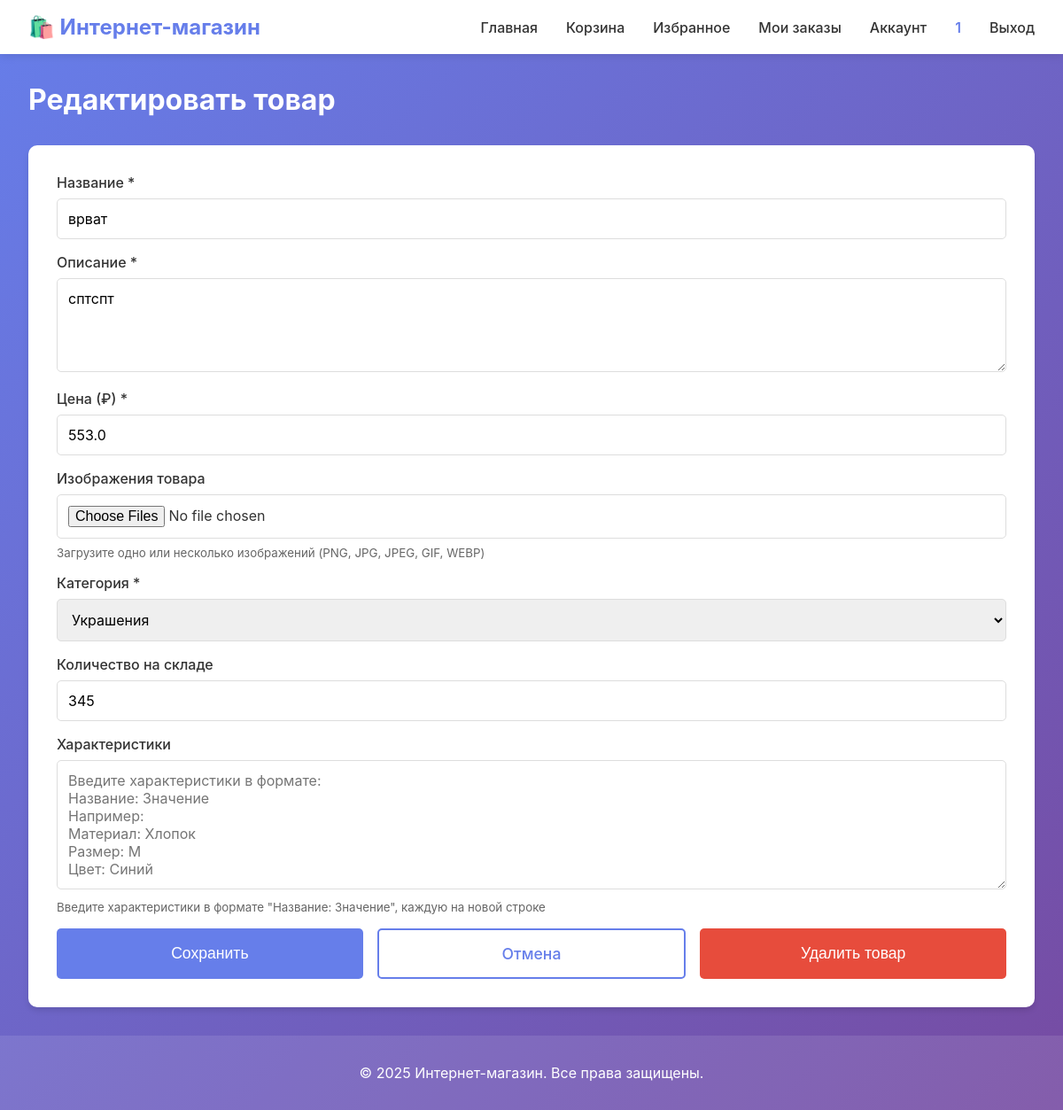
Before: /product/3/edit (signed in) with the older database file.
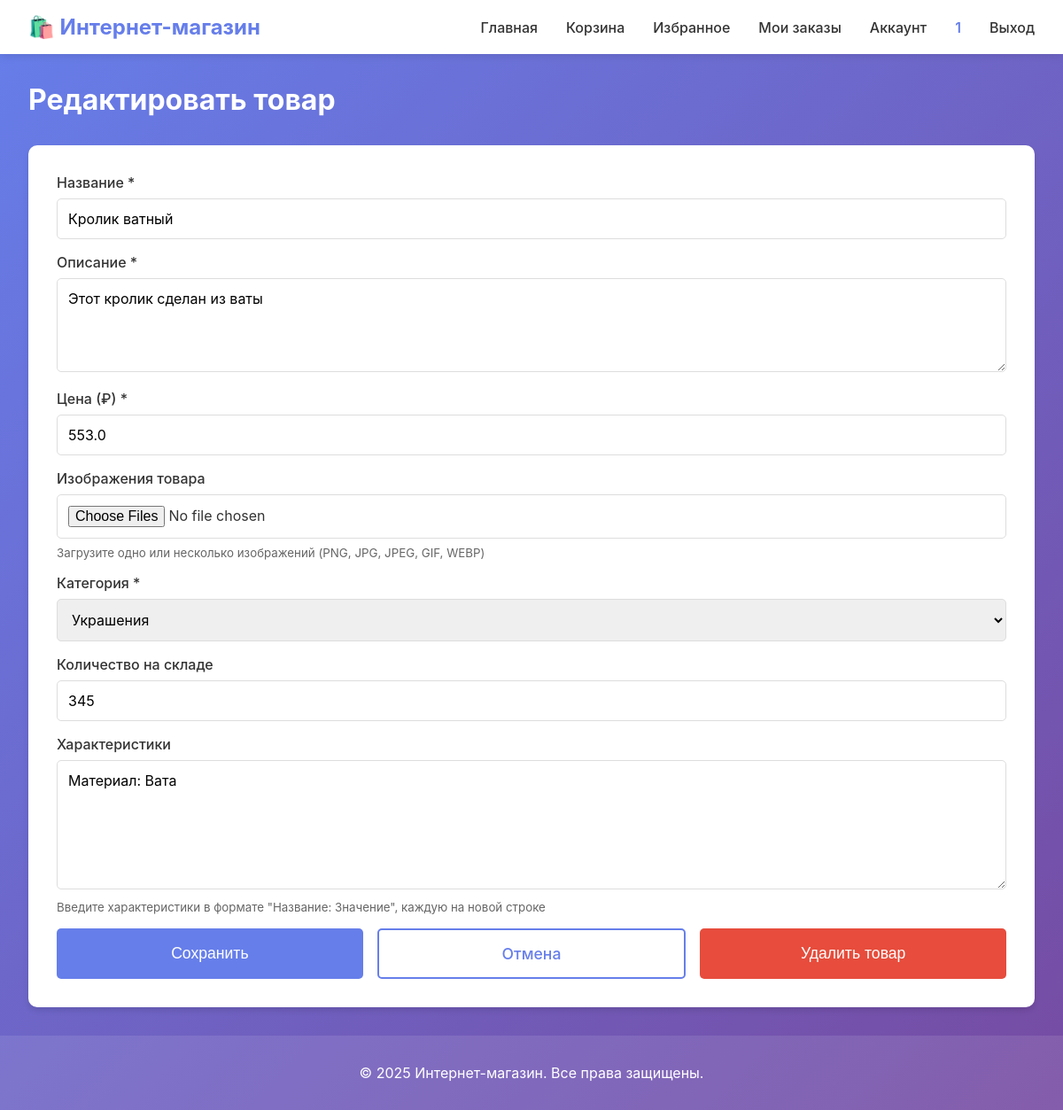
After: the same page with the newer database file.
### tables this page shows
CREATE TABLE products
                 (id INTEGER PRIMARY KEY AUTOINCREMENT,
                  name TEXT NOT NULL,
                  description TEXT,
                  price REAL NOT NULL,
                  image TEXT,
                  category TEXT,
                  stock INTEGER DEFAULT 0,
                  created_by_user_id INTEGER, specifications TEXT,
                  FOREIGN KEY (created_by_user_id) REFERENCES users(id));

### app.py (the view, shortened to what this page needs)
@app.route('/product/<int:product_id>/edit', methods=['GET', 'POST'])
@login_required
def edit_product(product_id):
    conn = get_db()
    product = conn.execute('SELECT * FROM products WHERE id = ?', (product_id,)).fetchone()
    product_images = conn.execute(
        'SELECT * FROM product_images WHERE product_id = ? ORDER BY position, id',
        (product_id,)
    ).fetchall()
    if not product:
        conn.close()
        flash('Товар не найден', 'error')
        return redirect(url_for('index'))
    user_role = session.get('role')
    is_admin = user_role == 'admin'
    if is_admin:
        pass  # Разрешаем редактирование
    else:
        is_creator = product['created_by_user_id'] is not None and product['created_by_user_id'] == session['user_id']
        if not is_creator:
            conn.close()
            flash('Вы можете редактировать только свои товары', 'error')
            return redirect(url_for('product', product_id=product_id))
    conn.close()
    return render_template('product_form.html', product=product, is_edit=True, existing_images=product_images)

### app.py (called while the page is built)
@app.context_processor
def inject_helpers():
    def image_url(path):
        if not path:
            return 'https://via.placeholder.com/400x400?text=Нет+изображения'
        if isinstance(path, str) and path.startswith('http'):
            return path
        clean_path = path.replace('\\', '/').lstrip('/')
        static_folder = app.static_folder or os.path.join(app.root_path, 'static')
        full_path = os.path.join(static_folder, clean_path)
        if os.path.exists(full_path):
            return url_for('static', filename=clean_path)
        return url_for('static', filename=clean_path)
    return {
        'image_url': image_url,
        'category_choices': ALLOWED_PRODUCT_CATEGORIES
    }

def login_required(f):
    @wraps(f)
    def decorated_function(*args, **kwargs):
        if 'user_id' not in session:
            flash('Пожалуйста, войдите в систему', 'warning')
            return redirect(url_for('login'))
        return f(*args, **kwargs)
    return decorated_function

def get_db():
    conn = sqlite3.connect(app.config['DATABASE'])
    conn.row_factory = sqlite3.Row
    return conn

### templates/product_form.html (shortened to what this page needs)
{% extends "base.html" %}
{% block content %}
<div class="container">
    <h2>{{ 'Редактировать товар' if is_edit else 'Добавить новый товар' }}</h2>
    <div class="product-form-card">
        <form method="POST" action="{{ url_for('edit_product', product_id=product.id) if is_edit else url_for('add_product') }}" enctype="multipart/form-data">
            <div class="form-group">
                <label>Название *</label>
                <input type="text" name="name" class="form-control" required value="{{ product.name if product else request.form.name }}">
            </div>
            <div class="form-group">
                <label>Описание *</label>
                <textarea name="description" class="form-control" rows="4" required>{{ product.description if product else request.form.description }}</textarea>
            </div>
            <div class="form-group">
                <label>Цена (₽) *</label>
                <input type="text" name="price" class="form-control" inputmode="decimal" pattern="^\d+(?:[.,]\d{0,2})?$" title="Введите неотрицательное число, например 1999 или 1999.99" placeholder="Например: 1234.56" required value="{{ product.price if product else request.form.price }}">
            </div>
            <div class="form-group">
                <label>Изображения товара {% if not is_edit %}*{% endif %}</label>
                <input type="file" name="images" class="form-control" accept="image/*" {% if not is_edit %}required{% endif %} multiple>
                <small style="color: #666; display: block; margin-top: 0.5rem;">
                    Загрузите одно или несколько изображений (PNG, JPG, JPEG, GIF, WEBP)
                </small>
            </div>
            <div class="form-group">
                <label>Категория *</label>
                <select name="category" class="form-control" required>
                    {% set selected_category = (request.form.get('category') or (product.category if product else ''))|lower %}
                    {% if is_edit and product.category and product.category|lower not in category_choices %}
                        <option value="{{ product.category }}" selected>{{ product.category }}</option>
                    {% endif %}
                </select>
            </div>
            <div class="form-group">
                <label>Количество на складе</label>
                <input type="number" min="0" name="stock" class="form-control" value="{{ product.stock if product else (request.form.stock or 0) }}">
            </div>
            <div class="form-group">
                <label>Характеристики</label>
                <textarea name="specifications" class="form-control" rows="6" placeholder="Введите характеристики в формате:&#10;Название: Значение&#10;Например:&#10;Материал: Хлопок&#10;Размер: M&#10;Цвет: Синий">{{ product.specifications if product and product.specifications else (request.form.specifications or '') }}</textarea>
                <small style="color: #666; display: block; margin-top: 0.5rem;">Введите характеристики в формате "Название: Значение", каждую на новой строке</small>
            </div>
            <div style="display: flex; gap: 1rem; margin-top: 1rem;">
                <button type="submit" class="btn btn-primary btn-large">Сохранить</button>
                {% if is_edit %}
                    <a href="{{ url_for('product', product_id=product.id) }}" class="btn btn-outline btn-large">Отмена</a>
                    <form method="POST" action="{{ url_for('delete_product', product_id=product.id) }}" style="display: inline;" onsubmit="return confirm('Вы уверены, что хотите удалить этот товар? Это действие нельзя отменить.');">
                        <button type="submit" class="btn btn-danger btn-large">Удалить товар</button>
                    </form>
                {% endif %}
            </div>
        </form>
    </div>
</div>
{% endblock %}

Changed rows visible on the page:
changed products "Украшения": name "врват" → "Кролик ватный"; description "сптспт" → "Этот кролик сделан из ваты"; specifications (not shown) → "Материал: Вата"
